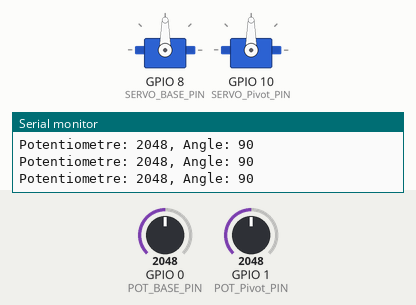
Recording of a sketch running on a simulated ESP32. Parts: 2 × servo, the last lines printed to the serial monitor. Inputs (shaded band) come from the test bench; at power-on: GPIO 0 (POT_BASE_PIN) = 2048, GPIO 1 (POT_Pivot_PIN) = 2048.

Above: at 2.2 s.
2.3 s: GPIO 0 (POT_BASE_PIN) set to 2866
At 3.0 s:
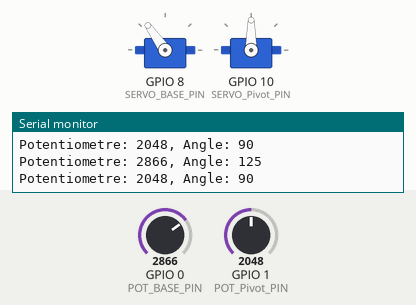
3.8 s: GPIO 1 (POT_Pivot_PIN) set to 1228
At 4.8 s:
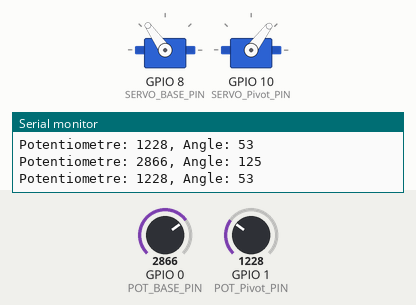
5.3 s: GPIO 0 (POT_BASE_PIN) set to 3603
At 6.0 s:
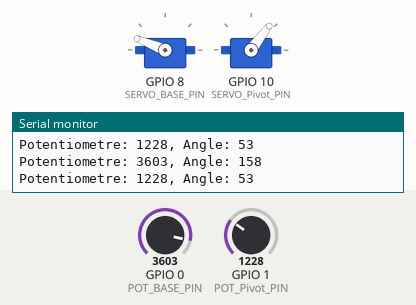
6.8 s: GPIO 1 (POT_Pivot_PIN) set to 491
At 7.9 s:
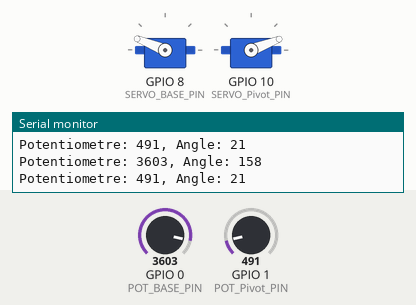
8.3 s: GPIO 1 (POT_Pivot_PIN) set to 0
At 9.5 s:
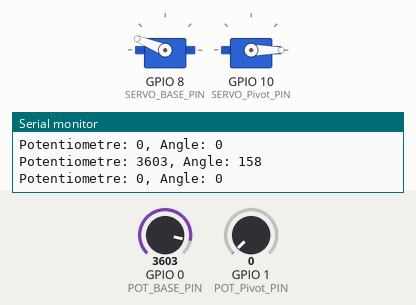
9.8 s: GPIO 0 (POT_BASE_PIN) set to 4095
At 10.8 s:
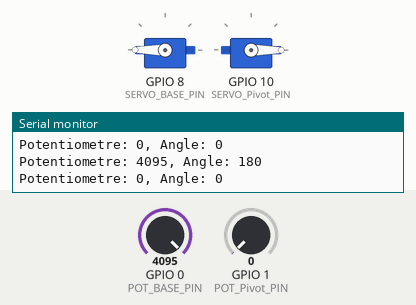
Timing chart, 0 to 12.3 s (numbered marks = the images above; inputs shaded):
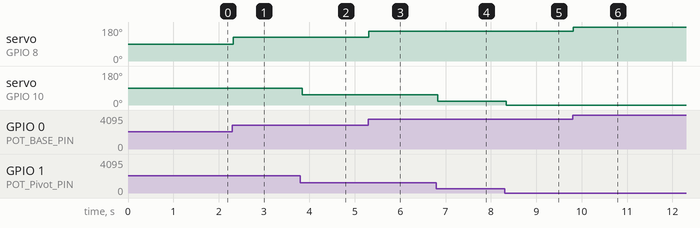

Measured:
- after the input at 2.3 s, servo on GPIO 8 (SERVO_BASE_PIN): 90° → 125° at once
- after the input at 3.8 s, servo on GPIO 10 (SERVO_Pivot_PIN): 90° → 53° at once
- after the input at 5.3 s, servo on GPIO 8 (SERVO_BASE_PIN): 125° → 158° at once
- after the input at 6.8 s, servo on GPIO 10 (SERVO_Pivot_PIN): 53° → 21° at once
- after the input at 8.3 s, servo on GPIO 10 (SERVO_Pivot_PIN): 21° → 0° at once
- after the input at 9.8 s, servo on GPIO 8 (SERVO_BASE_PIN): 158° → 180° at once

The sketch:

Edouard_Lacey.ino
```cpp
// Édouard Lacey

#include <Arduino.h>
#include <ESP32Servo.h>


#define POT_Pivot_PIN 1
#define POT_BASE_PIN 0
#define SERVO_BASE_PIN 8
#define SERVO_Pivot_PIN 10


Servo BaseServo;
Servo PivotServo;

void setup() {

  Serial.begin(115200);
  delay(1000);


  pinMode(POT_BASE_PIN, INPUT);
  pinMode(POT_Pivot_PIN, INPUT);

  BaseServo.attach(SERVO_BASE_PIN);
  PivotServo.attach(SERVO_Pivot_PIN);
}

void loop() {

  int pot1_cmd = 0;
  int pot2_cmd = 0;


  int pot1Value = analogRead(POT_BASE_PIN);
  int pot2Value = analogRead(POT_Pivot_PIN);

  pot1_cmd = map(pot1Value, 0, 4095, 0, 180);
  pot2_cmd = map(pot2Value, 0, 4095, 0, 180);

  Serial.println("Potentiometre: " + String(pot1Value) + ", Angle: " + String(pot1_cmd));
  Serial.println("Potentiometre: " + String(pot2Value) + ", Angle: " + String(pot2_cmd));

  BaseServo.write(pot1_cmd);
  PivotServo.write(pot2_cmd);
  delay(50);
}


/*
Mission supplémentaire : Ajoute l'épaule et le coude !

Maintenant que tu as réussi à faire bouger la base, ton objectif est de modifier ce
code pour ajouter 2 autres potentiomètres (POT_EPAULE_PIN sur la broche
1, et POT_COUDE_PIN sur la broche 3). Sers-toi de l’exemple de la base pour
déclarer tes moteurs, les attacher dans le Setup, et lire leurs valeurs dans la Loop !
*/
```
